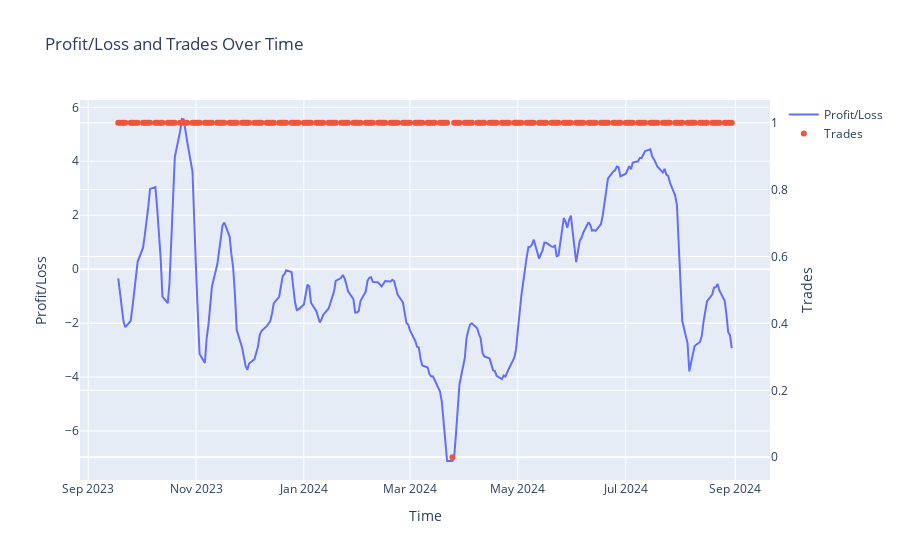

The notebook cell saved with this chart:
### Code cell
ts = TradingSystem(hub1_name, hub2_name, model, validation_size, test_size, window_size)
ts.run_trading_system(rolling_window=best_rolling_window, lower_threshold=best_lower_threshold, upper_treshold=best_upper_threshold, naive=False, verbose=True, plot=True)

### Figure 1 — Plotly figure (JSON) as saved in the notebook; plotly's stock layout.template omitted (floating-point values rounded to 4 significant figures; data arrays with more than 128 entries replaced by an {"elided": "..."} marker saying what was removed)
{"data": [{"mode": "lines", "name": "Profit/Loss", "type": "scatter", "x": {"elided": "250 str values"}, "y": {"elided": "250 float values"}}, {"mode": "markers", "name": "Trades", "type": "scatter", "x": {"elided": "250 str values"}, "y": {"elided": "250 int values"}, "yaxis": "y2"}], "layout": {"title": {"text": "Profit/Loss and Trades Over Time"}, "xaxis": {"title": {"text": "Time"}}, "yaxis": {"title": {"text": "Profit/Loss"}}, "yaxis2": {"overlaying": "y", "side": "right", "title": {"text": "Trades"}}}}
